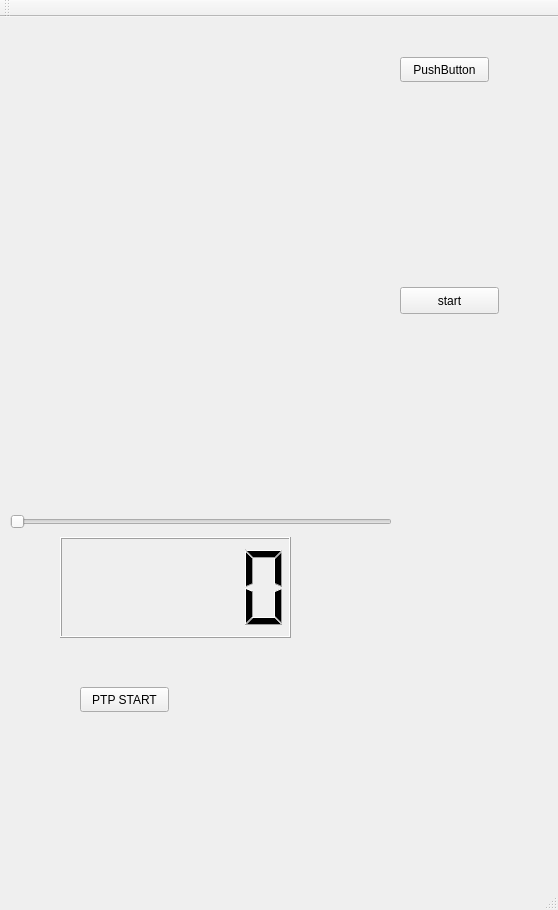
<?xml version="1.0" encoding="UTF-8"?>
<ui version="4.0">
 <class>MainWindow</class>
 <widget class="QMainWindow" name="MainWindow">
  <property name="geometry">
   <rect>
    <x>0</x>
    <y>0</y>
    <width>558</width>
    <height>910</height>
   </rect>
  </property>
  <property name="windowTitle">
   <string>MainWindow</string>
  </property>
  <widget class="QWidget" name="centralWidget">
   <widget class="QCustomPlot" name="CustomPlot" native="true">
    <property name="geometry">
     <rect>
      <x>20</x>
      <y>30</y>
      <width>321</width>
      <height>211</height>
     </rect>
    </property>
    <property name="cursor">
     <cursorShape>BlankCursor</cursorShape>
    </property>
   </widget>
   <widget class="QPushButton" name="scope_start_bt">
    <property name="geometry">
     <rect>
      <x>400</x>
      <y>270</y>
      <width>99</width>
      <height>27</height>
     </rect>
    </property>
    <property name="text">
     <string>start</string>
    </property>
   </widget>
   <widget class="QWidget" name="widget" native="true">
    <property name="geometry">
     <rect>
      <x>20</x>
      <y>270</y>
      <width>321</width>
      <height>181</height>
     </rect>
    </property>
    <widget class="QWidget" name="verticalLayoutWidget">
     <property name="geometry">
      <rect>
       <x>0</x>
       <y>0</y>
       <width>311</width>
       <height>181</height>
      </rect>
     </property>
     <layout class="QVBoxLayout" name="verticalLayout"/>
    </widget>
   </widget>
   <widget class="QSlider" name="horizontalSlider">
    <property name="geometry">
     <rect>
      <x>10</x>
      <y>490</y>
      <width>382</width>
      <height>29</height>
     </rect>
    </property>
    <property name="orientation">
     <enum>Qt::Horizontal</enum>
    </property>
   </widget>
   <widget class="QPushButton" name="ToggleButton">
    <property name="geometry">
     <rect>
      <x>400</x>
      <y>40</y>
      <width>89</width>
      <height>25</height>
     </rect>
    </property>
    <property name="text">
     <string>PushButton</string>
    </property>
   </widget>
   <widget class="QLCDNumber" name="lcdNumber">
    <property name="geometry">
     <rect>
      <x>60</x>
      <y>520</y>
      <width>231</width>
      <height>101</height>
     </rect>
    </property>
   </widget>
   <widget class="QPushButton" name="pushButton">
    <property name="geometry">
     <rect>
      <x>80</x>
      <y>670</y>
      <width>89</width>
      <height>25</height>
     </rect>
    </property>
    <property name="text">
     <string>PTP START</string>
    </property>
   </widget>
  </widget>
  <widget class="QMenuBar" name="menuBar">
   <property name="geometry">
    <rect>
     <x>0</x>
     <y>0</y>
     <width>558</width>
     <height>22</height>
    </rect>
   </property>
  </widget>
  <widget class="QToolBar" name="mainToolBar">
   <attribute name="toolBarArea">
    <enum>TopToolBarArea</enum>
   </attribute>
   <attribute name="toolBarBreak">
    <bool>false</bool>
   </attribute>
  </widget>
  <widget class="QStatusBar" name="statusBar"/>
 </widget>
 <layoutdefault spacing="6" margin="11"/>
 <customwidgets>
  <customwidget>
   <class>QCustomPlot</class>
   <extends>QWidget</extends>
   <header location="global">qcustomplot.h</header>
   <container>1</container>
  </customwidget>
 </customwidgets>
 <resources/>
 <connections/>
</ui>
